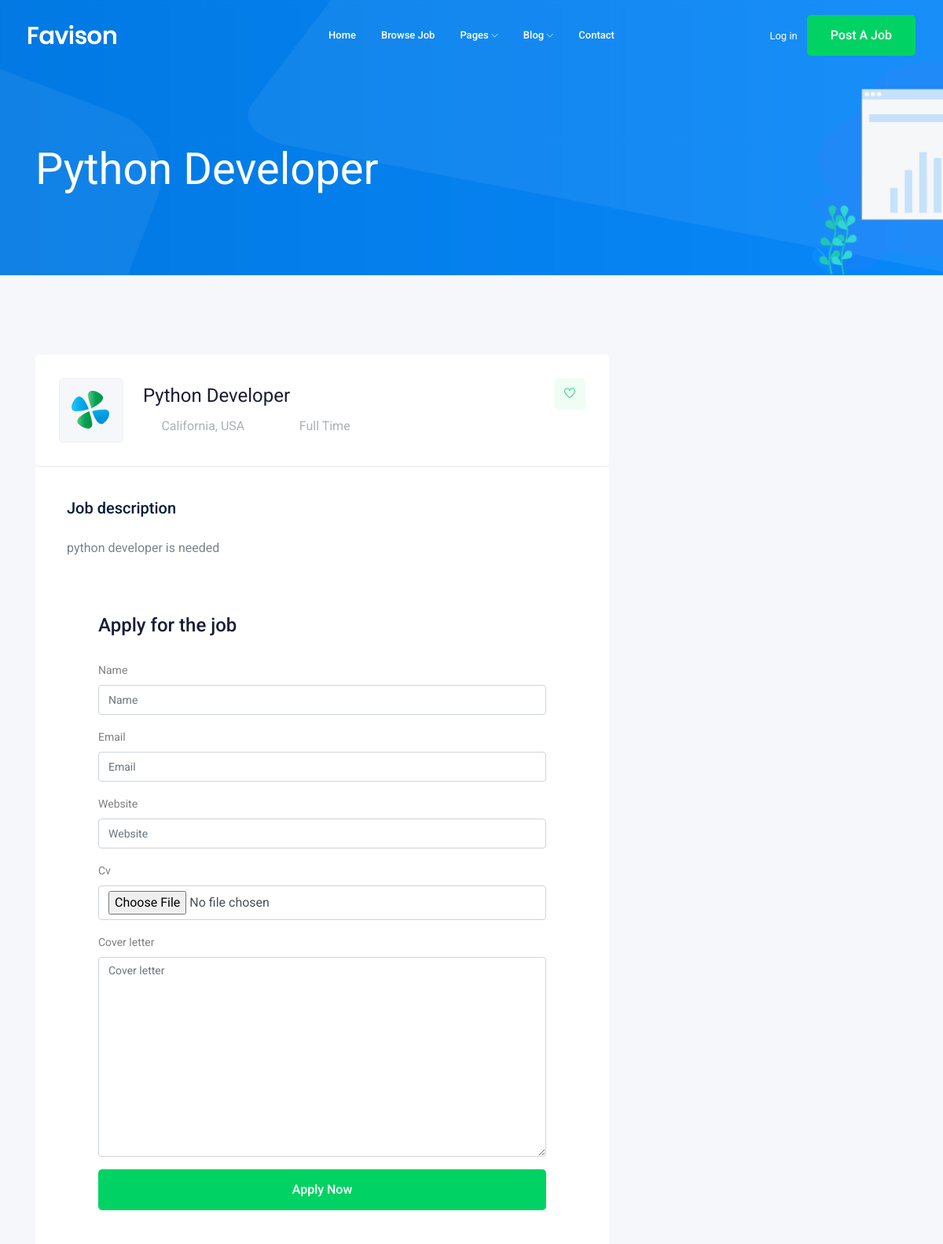
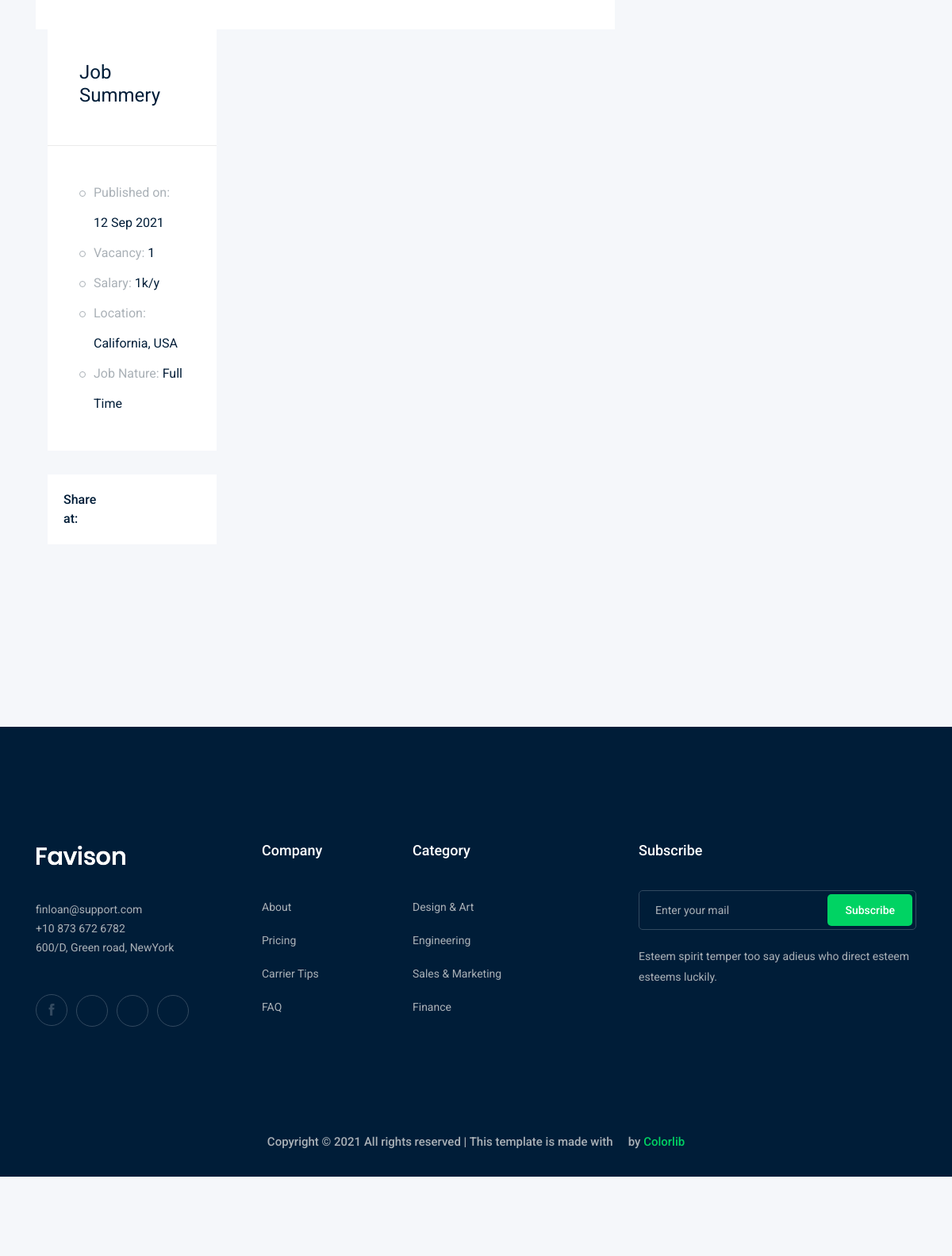
Screenshot of /jobs/python-developer with the database file from the repository (2 pictures, top to bottom).
### job/models.py (models this page shows, shortened)
class Job(models.Model): #table
    owner = models.ForeignKey(User,related_name='job_owner', on_delete=models.CASCADE)
    title = models.CharField(max_length=100) #column
    job_type = models.CharField(max_length=15 ,choices=JOB_TYPE)
    description = models.TextField(max_length=1000)
    published_at = models.DateTimeField(auto_now=True) #auto_now time of add \ auto_now_add time of last edit
    Vacancy = models.IntegerField(default=1)
    salary = models.IntegerField(default=0)
    experience = models.IntegerField(default=1)
    category = models.ForeignKey('Category',on_delete=models.CASCADE) # 1 to many
    image = models.ImageField(upload_to=image_uplaod)
    slug =models.SlugField(blank=True,null=True)
    def __str__(self):
        return self.title # to return title instead than object

### job/views.py (the view)
# urls.py: path('<str:slug>', views.job_detail,name='job_detail'),
def job_detail(request , slug):
    job_detail = Job.objects.get(slug=slug)
    if request.method=='POST':
        form = ApplyForm(request.POST,request.FILES)
        if form.is_valid():
            myform=form.save(commit=False)
            myform.job =job_detail
            myform.save()
    else:
        form = ApplyForm()
    context = {'job' :job_detail,'form':form}
    return render(request,'job/job_detail.html',context)

### job/form.py
class ApplyForm(forms.ModelForm):
     class Meta:
            model = Apply
            fields = ['name','email','website','cv','cover_letter']

### job/templates/job/job_detail.html (shortened to what this page needs)
{% extends 'base.html'%} {% block body %}
{% load django_bootstrap5 %}
<div class="bradcam_area bradcam_bg_1">
    <div class="container">
        <div class="row">
            <div class="col-xl-12">
                <div class="bradcam_text">
                    <h3>{{job}}</h3>
                </div>
            </div>
        </div>
    </div>
</div>
<div class="job_details_area">
    <div class="container">
        <div class="row">
            <div class="col-lg-8">
                <div class="job_details_header">
                    <div class="single_jobs white-bg d-flex justify-content-between">
                        <div class="jobs_left d-flex align-items-center">
                            <div class="thumb">
                                <img src="img/svg_icon/1.svg" alt="">
                            </div>
                            <div class="jobs_conetent">
                                <a href="#">
                                    <h4>{{job}}</h4>
                                </a>
                                <div class="links_locat d-flex align-items-center">
                                    <div class="location">
                                        <p> <i class="fa fa-map-marker"></i> California, USA</p>
                                    </div>
                                    <div class="location">
                                        <p> <i class="fa fa-clock-o"></i>{{job.job_type}}</p>
                                    </div>
                                </div>
                            </div>
                        </div>
                        <div class="jobs_right">
                            <div class="apply_now">
                                <a class="heart_mark" href="#"> <i class="ti-heart"></i> </a>
                            </div>
                        </div>
                    </div>
                </div>
                <div class="descript_wrap white-bg">
                    <div class="single_wrap">
                        <h4>Job description</h4>
                        <p>{{job.description}}</p>
                    </div>
                    <div class="apply_job_form white-bg">
                        <h4>Apply for the job</h4>
                            <form method="post" class="form" enctype="multipart/form-data">
                              {% bootstrap_form form %}
                              <button class="boxed-btn3 w-100" type="submit">Apply Now</button>
                        </form>
                    </div>
                </div>
                <div class="col-lg-4">
                    <div class="job_sumary">
                        <div class="summery_header">
                            <h3>Job Summery</h3>
                        </div>
                        <div class="job_content">
                            <ul>
                                <li>Published on: <span>{{job.published_at|date:"d M Y"}}</span></li>
                                <li>Vacancy: <span>{{job.Vacancy}}</span></li>
                                <li>Salary: <span>{{job.salary}}k/y</span></li>
                                <li>Location: <span>California, USA</span></li>
                                <li>Job Nature: <span>{{job.job_type}}</span></li>
                            </ul>
                        </div>
                    </div>
                    <div class="share_wrap d-flex">
                        <span>Share at:</span>
                        <ul>
                            <li>
                                <a href="#"> <i class="fa fa-facebook"></i></a>
                            </li>
                            <li>
                                <a href="#"> <i class="fa fa-google-plus"></i></a>
                            </li>
                            <li>
                                <a href="#"> <i class="fa fa-twitter"></i></a>
                            </li>
                            <li>
                                <a href="#"> <i class="fa fa-envelope"></i></a>
                            </li>
                        </ul>
                    </div>
                    <div class="job_location_wrap">
                        <div class="job_lok_inner">
                            <div id="map" style="height: 200px;"></div>
                        </div>
                    </div>
                </div>
            </div>
        </div>
    </div> {% endblock body %}

### rows the page displays
Job: title "Python Developer", job_type "Full Time", description "python developer is needed", published_at "12 Sep 2021", Vacancy "1", salary "1"
